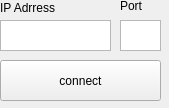
<?xml version="1.0" encoding="UTF-8"?>
<ui version="4.0">
 <class>InputIp</class>
 <widget class="QMainWindow" name="InputIp">
  <property name="geometry">
   <rect>
    <x>0</x>
    <y>0</y>
    <width>169</width>
    <height>108</height>
   </rect>
  </property>
  <property name="windowTitle">
   <string>MainWindow</string>
  </property>
  <widget class="QWidget" name="centralwidget">
   <widget class="QPushButton" name="pushButton">
    <property name="geometry">
     <rect>
      <x>0</x>
      <y>60</y>
      <width>161</width>
      <height>41</height>
     </rect>
    </property>
    <property name="text">
     <string>connect</string>
    </property>
   </widget>
   <widget class="QTextEdit" name="textEdit">
    <property name="geometry">
     <rect>
      <x>0</x>
      <y>20</y>
      <width>111</width>
      <height>31</height>
     </rect>
    </property>
   </widget>
   <widget class="QLabel" name="label">
    <property name="geometry">
     <rect>
      <x>0</x>
      <y>0</y>
      <width>71</width>
      <height>16</height>
     </rect>
    </property>
    <property name="text">
     <string>IP Adrress</string>
    </property>
   </widget>
   <widget class="QLabel" name="label_2">
    <property name="geometry">
     <rect>
      <x>120</x>
      <y>0</y>
      <width>54</width>
      <height>12</height>
     </rect>
    </property>
    <property name="text">
     <string>Port</string>
    </property>
   </widget>
   <widget class="QTextEdit" name="textEdit_2">
    <property name="geometry">
     <rect>
      <x>120</x>
      <y>20</y>
      <width>41</width>
      <height>31</height>
     </rect>
    </property>
   </widget>
  </widget>
 </widget>
 <resources/>
 <connections/>
</ui>
